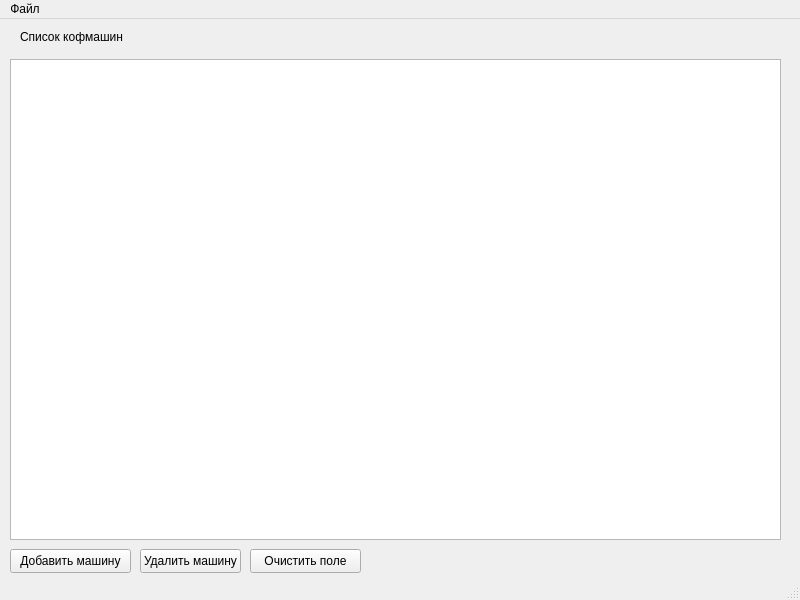
<?xml version="1.0" encoding="UTF-8"?>
<ui version="4.0">
 <class>MainWindow</class>
 <widget class="QMainWindow" name="MainWindow">
  <property name="geometry">
   <rect>
    <x>0</x>
    <y>0</y>
    <width>800</width>
    <height>600</height>
   </rect>
  </property>
  <property name="windowTitle">
   <string>MainWindow</string>
  </property>
  <widget class="QWidget" name="centralwidget">
   <widget class="QTableView" name="tableView">
    <property name="geometry">
     <rect>
      <x>10</x>
      <y>40</y>
      <width>771</width>
      <height>481</height>
     </rect>
    </property>
    <attribute name="horizontalHeaderCascadingSectionResizes">
     <bool>false</bool>
    </attribute>
    <attribute name="horizontalHeaderStretchLastSection">
     <bool>false</bool>
    </attribute>
    <attribute name="verticalHeaderStretchLastSection">
     <bool>false</bool>
    </attribute>
   </widget>
   <widget class="QLabel" name="label">
    <property name="geometry">
     <rect>
      <x>20</x>
      <y>10</y>
      <width>111</width>
      <height>16</height>
     </rect>
    </property>
    <property name="text">
     <string>Список кофмашин</string>
    </property>
   </widget>
   <widget class="QPushButton" name="pushButton">
    <property name="geometry">
     <rect>
      <x>10</x>
      <y>530</y>
      <width>121</width>
      <height>24</height>
     </rect>
    </property>
    <property name="text">
     <string>Добавить машину</string>
    </property>
   </widget>
   <widget class="QPushButton" name="pushButton_2">
    <property name="geometry">
     <rect>
      <x>140</x>
      <y>530</y>
      <width>101</width>
      <height>24</height>
     </rect>
    </property>
    <property name="text">
     <string>Удалить машину</string>
    </property>
   </widget>
   <widget class="QPushButton" name="pushButton_3">
    <property name="geometry">
     <rect>
      <x>250</x>
      <y>530</y>
      <width>111</width>
      <height>24</height>
     </rect>
    </property>
    <property name="text">
     <string>Очистить поле</string>
    </property>
   </widget>
  </widget>
  <widget class="QMenuBar" name="menubar">
   <property name="geometry">
    <rect>
     <x>0</x>
     <y>0</y>
     <width>800</width>
     <height>21</height>
    </rect>
   </property>
   <widget class="QMenu" name="fileMenu">
    <property name="title">
     <string>Файл</string>
    </property>
    <addaction name="saveAction"/>
    <addaction name="openAction"/>
   </widget>
   <addaction name="fileMenu"/>
  </widget>
  <widget class="QStatusBar" name="statusbar"/>
  <action name="saveAction">
   <property name="text">
    <string>Сохранить</string>
   </property>
  </action>
  <action name="openAction">
   <property name="text">
    <string>Открыть</string>
   </property>
  </action>
 </widget>
 <resources/>
 <connections/>
</ui>
